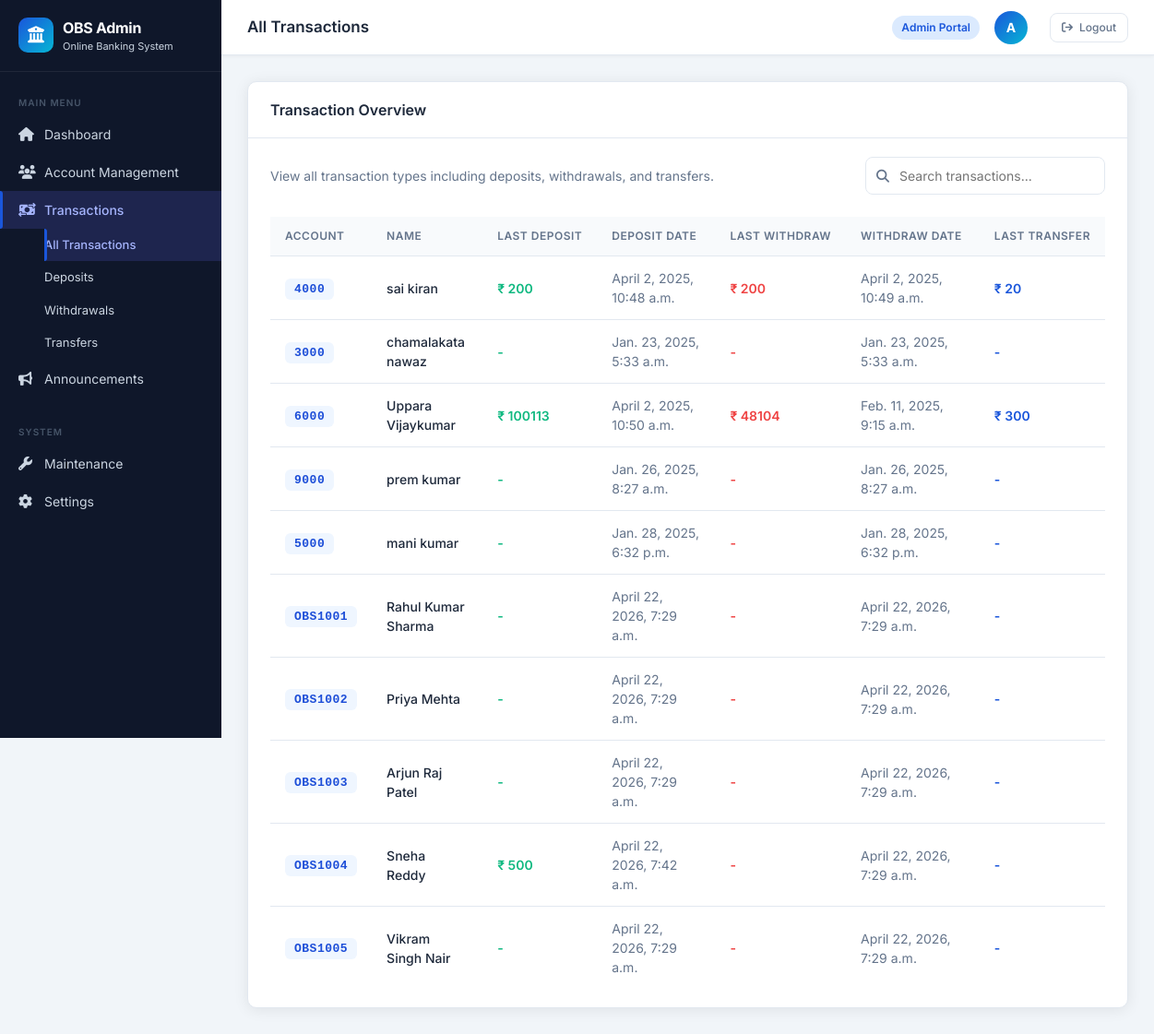
/tran_admin/, run on the app's committed database.
### application/models.py (models this page shows)
class account(models.Model):
    Account_number=models.CharField(max_length=50)
    First_name=models.CharField(max_length=50)
    Middle_name=models.CharField(max_length=50,blank=True)
    Last_name=models.CharField(max_length=50,blank=True)
    Email=models.EmailField(max_length=254)
    Password=models.CharField(max_length=50)
    Pin=models.CharField(max_length=50)
    Current_balance=models.IntegerField(default=0)
    Created_at=models.DateTimeField(auto_now_add=True)
    Updated_at=models.DateTimeField(auto_now=True)
    Deposit_amount=models.IntegerField(default=0)
    Dep_date=models.DateTimeField(auto_now_add=True)
    Withdraw_amount=models.IntegerField(default=0)
    With_date=models.DateTimeField(auto_now_add=True)
    Transfor_amount_from=models.IntegerField(default=0)

### application/views.py (the view)
# urls.py: path('tran_admin/', views.tran_admin, name='tran_admin'),
def tran_admin(request):
  query=request.GET.get('query','')
  if query:
    x=account.objects.filter(Middle_name=query)
  else:
    x=account.objects.all()
  return render(request,'tran_admin.html',{'x':x,'query':query})

### template/tran_admin.html (shortened to what this page needs)
<!DOCTYPE html>
{% load static %}
<html lang="en">
<head>
  <link rel="stylesheet" href="https://cdn.jsdelivr.net/npm/bootstrap@5.3.2/dist/css/bootstrap.min.css">
  <link rel="stylesheet" href="https://cdnjs.cloudflare.com/ajax/libs/font-awesome/6.5.0/css/all.min.css">
  <link href="{% static 'css/dash.css' %}" rel="stylesheet">
</head>
<body>
<div class="obs-wrapper">
  <aside class="obs-sidebar" id="sidebar">
    <a href="{% url 'dash' %}" class="sidebar-brand">
      <div class="brand-icon"><i class="fa-solid fa-building-columns"></i></div>
      <div class="brand-text">OBS Admin<span>Online Banking System</span></div>
    </a>
    <div class="sidebar-nav">
      <div class="sidebar-section-title">Main Menu</div>
      <a href="{% url 'dash' %}" class="sidebar-link">
        <i class="fa-solid fa-house"></i> Dashboard
      </a>
      <a href="{% url 'account' %}" class="sidebar-link">
        <i class="fa-solid fa-users"></i> Account Management
      </a>
      <a href="{% url 'tran_admin' %}" class="sidebar-link active">
        <i class="fa-solid fa-money-bill-transfer"></i> Transactions
      </a>
      <div class="sidebar-sub">
        <a href="{% url 'tran_admin' %}" class="sidebar-link active">All Transactions</a>
        <a href="{% url 'dep_admin' %}" class="sidebar-link">Deposits</a>
        <a href="{% url 'with_admin' %}" class="sidebar-link">Withdrawals</a>
        <a href="{% url 'tran_from_admin' %}" class="sidebar-link">Transfers</a>
      </div>
      <a href="{% url 'announcement' %}" class="sidebar-link">
        <i class="fa-solid fa-bullhorn"></i> Announcements
      </a>
      <div class="sidebar-section-title mt-3">System</div>
      <a href="#" class="sidebar-link">
        <i class="fa-solid fa-wrench"></i> Maintenance
      </a>
      <a href="#" class="sidebar-link">
        <i class="fa-solid fa-gear"></i> Settings
      </a>
    </div>
  </aside>
  <main class="obs-main">
    <header class="obs-topbar">
      <div class="topbar-left">
        <div class="topbar-title">All Transactions</div>
      </div>
      <div class="topbar-right">
        <span class="topbar-badge">Admin Portal</span>
        <div class="topbar-avatar">A</div>
        <a href="{% url 'login' %}" class="obs-btn obs-btn-outline obs-btn-sm ms-2">
          <i class="fa-solid fa-arrow-right-from-bracket"></i> Logout
        </a>
      </div>
    </header>
    <div class="obs-content">
      <div class="obs-card">
        <div class="obs-card-header">
          <div class="obs-card-title">Transaction Overview</div>
        </div>
        <div class="obs-card-body">
          <div class="d-flex justify-content-between align-items-center mb-4">
            <div style="font-size: 14px; color: var(--text-muted);">
              View all transaction types including deposits, withdrawals, and transfers.
            </div>
            <form action="{% url 'tran_admin' %}" method="get" class="obs-search">
              <i class="fa-solid fa-magnifying-glass"></i>
              <input type="text" value="{{query}}" name="query" placeholder="Search transactions...">
            </form>
          </div>
          <div class="obs-table-wrap">
            <table class="obs-table">
              <thead>
                <tr>
                  <th>Account</th>
                  <th>Name</th>
                  <th>Last Deposit</th>
                  <th>Deposit Date</th>
                  <th>Last Withdraw</th>
                  <th>Withdraw Date</th>
                  <th>Last Transfer</th>
                </tr>
              </thead>
              <tbody>
                {% if x %}
                  {% for i in x %}
                  <tr>
                    <td><span class="acc-badge">{{ i.Account_number }}</span></td>
                    <td style="font-weight: 500;">{{ i.First_name }} {{ i.Middle_name }} {{ i.Last_name }}</td>
                    <td style="color: var(--success); font-weight: 600;">{% if i.Deposit_amount %}₹ {{ i.Deposit_amount }}{% else %}-{% endif %}</td>
                    <td style="color: var(--text-muted);">{{ i.Dep_date|default:"-" }}</td>
                    <td style="color: var(--danger); font-weight: 600;">{% if i.Withdraw_amount %}₹ {{ i.Withdraw_amount }}{% else %}-{% endif %}</td>
                    <td style="color: var(--text-muted);">{{ i.With_date|default:"-" }}</td>
                    <td style="color: var(--primary); font-weight: 600;">{% if i.Transfor_amount_from %}₹ {{ i.Transfor_amount_from }}{% else %}-{% endif %}</td>
                  </tr>
                  {% endfor %}
                {% else %}
                  <tr>
                    <td colspan="7" class="text-center py-4" style="color: var(--text-muted);">No transactions found.</td>
                  </tr>
                {% endif %}
              </tbody>
            </table>
          </div>
        </div>
      </div>
    </div>
  </main>
</div>
</body>
</html>

### data on the page
account: Account_number "4000", First_name "sai", Middle_name "kiran", Deposit_amount "200", Dep_date "April 2, 2025, 10:48 a.m.", Withdraw_amount "200", With_date "April 2, 2025, 10:49 a.m.", Transfor_amount_from "20"
account: Account_number "3000", First_name "chamalakata", Middle_name "nawaz", Dep_date "Jan. 23, 2025, 5:33 a.m.", With_date "Jan. 23, 2025, 5:33 a.m."
account: Account_number "6000", First_name "Uppara", Last_name "Vijaykumar", Deposit_amount "100113", Dep_date "April 2, 2025, 10:50 a.m.", Withdraw_amount "48104", With_date "Feb. 11, 2025, 9:15 a.m.", Transfor_amount_from "300"
account: Account_number "9000", First_name "prem", Last_name "kumar", Dep_date "Jan. 26, 2025, 8:27 a.m.", With_date "Jan. 26, 2025, 8:27 a.m."
account: Account_number "5000", First_name "mani", Middle_name "kumar", Dep_date "Jan. 28, 2025, 6:32 p.m.", With_date "Jan. 28, 2025, 6:32 p.m."
account: Account_number "OBS1001", First_name "Rahul", Middle_name "Kumar", Last_name "Sharma", Dep_date "April 22, 2026, 7:29 a.m.", With_date "April 22, 2026, 7:29 a.m."
account: Account_number "OBS1002", First_name "Priya", Last_name "Mehta", Dep_date "April 22, 2026, 7:29 a.m.", With_date "April 22, 2026, 7:29 a.m."
account: Account_number "OBS1003", First_name "Arjun", Middle_name "Raj", Last_name "Patel", Dep_date "April 22, 2026, 7:29 a.m.", With_date "April 22, 2026, 7:29 a.m."
account: Account_number "OBS1004", First_name "Sneha", Last_name "Reddy", Deposit_amount "500", Dep_date "April 22, 2026, 7:42 a.m.", With_date "April 22, 2026, 7:29 a.m."
account: Account_number "OBS1005", First_name "Vikram", Middle_name "Singh", Last_name "Nair", Dep_date "April 22, 2026, 7:29 a.m.", With_date "April 22, 2026, 7:29 a.m."
